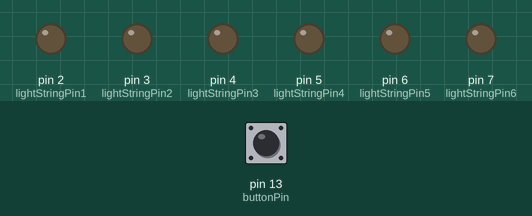
This sketch was run on a simulated Arduino Uno, built with avr-gcc and run on an emulated ATmega328P. Shown: output pins drawn as LEDs (lit = HIGH). Inputs (shaded band) come from the test bench; at power-on: pin 13 (buttonPin) HIGH.

Above: at 1.2 s.
1.3 s: pin 13 (buttonPin) pulled LOW for 0.15 s
At 1.7 s:
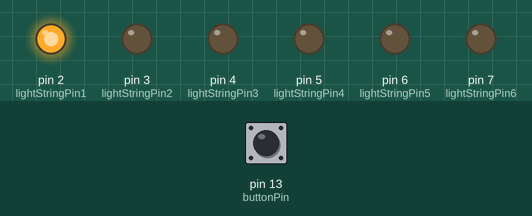
At 3.7 s:
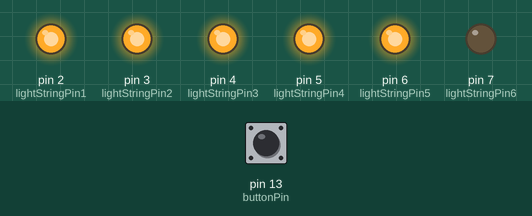
4.3 s: pin 13 (buttonPin) pulled LOW for 3.2 s
At 4.7 s:
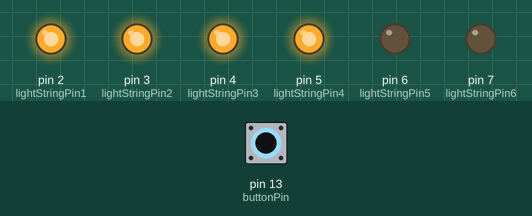
Timing chart, 0 to 13.3 s (numbered marks = the images above; inputs shaded):
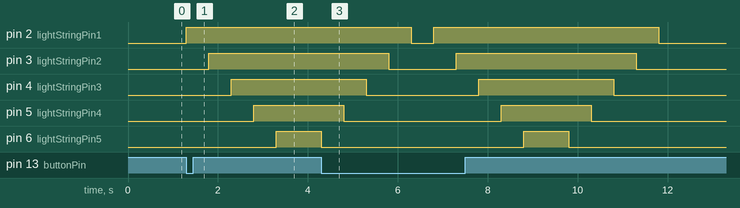

Measured:
- after the input at 1.3 s, pin 2 (lightStringPin1): LOW → HIGH at once; pin 3 (lightStringPin2): LOW → HIGH after 0.50 s; pin 4 (lightStringPin3): LOW → HIGH after 1.0 s; pin 5 (lightStringPin4): LOW → HIGH after 1.5 s; pin 6 (lightStringPin5): LOW → HIGH after 2.0 s

The sketch:

Heart.ino
```cpp
int buttonPin = 13;
int buttonVal;
int lightStringPin1 = 2;
int lightStringPin2 = 3;
int lightStringPin3 = 4;
int lightStringPin4 = 5;
int lightStringPin5 = 6;
int lightStringPin6 = 7;


void setup() {
  // put your setup code here, to run once:
  pinMode(buttonPin, INPUT);
  pinMode(lightStringPin1, OUTPUT);
  pinMode(lightStringPin2, OUTPUT);
  pinMode(lightStringPin3, OUTPUT);
  pinMode(lightStringPin4, OUTPUT);
  pinMode(lightStringPin5, OUTPUT);
  pinMode(lightStringPin6, OUTPUT);
}

void loop() {
  // put your main code here, to run repeatedly:
  buttonVal = digitalRead(buttonPin);
  if(buttonVal == LOW){
    shine();
  }
}

void shine(){
  //gradually turns on lights at push of a button
  digitalWrite(lightStringPin1, HIGH);
  delay(500);
  digitalWrite(lightStringPin2, HIGH);
  delay(500);
  digitalWrite(lightStringPin3, HIGH);
  delay(500);
  digitalWrite(lightStringPin4, HIGH);
  delay(500);
  digitalWrite(lightStringPin5, HIGH);
  delay(500);
  digitalWrite(lightStringPin6, HIGH);

  //gradually turns them back off
  digitalWrite(lightStringPin6, LOW);
  delay(500);
  digitalWrite(lightStringPin5, LOW);
  delay(500);
  digitalWrite(lightStringPin4, LOW);
  delay(500);
  digitalWrite(lightStringPin3, LOW);
  delay(500);
  digitalWrite(lightStringPin2, LOW);
  delay(500);
  digitalWrite(lightStringPin1, LOW);
  delay(500);
}
```
